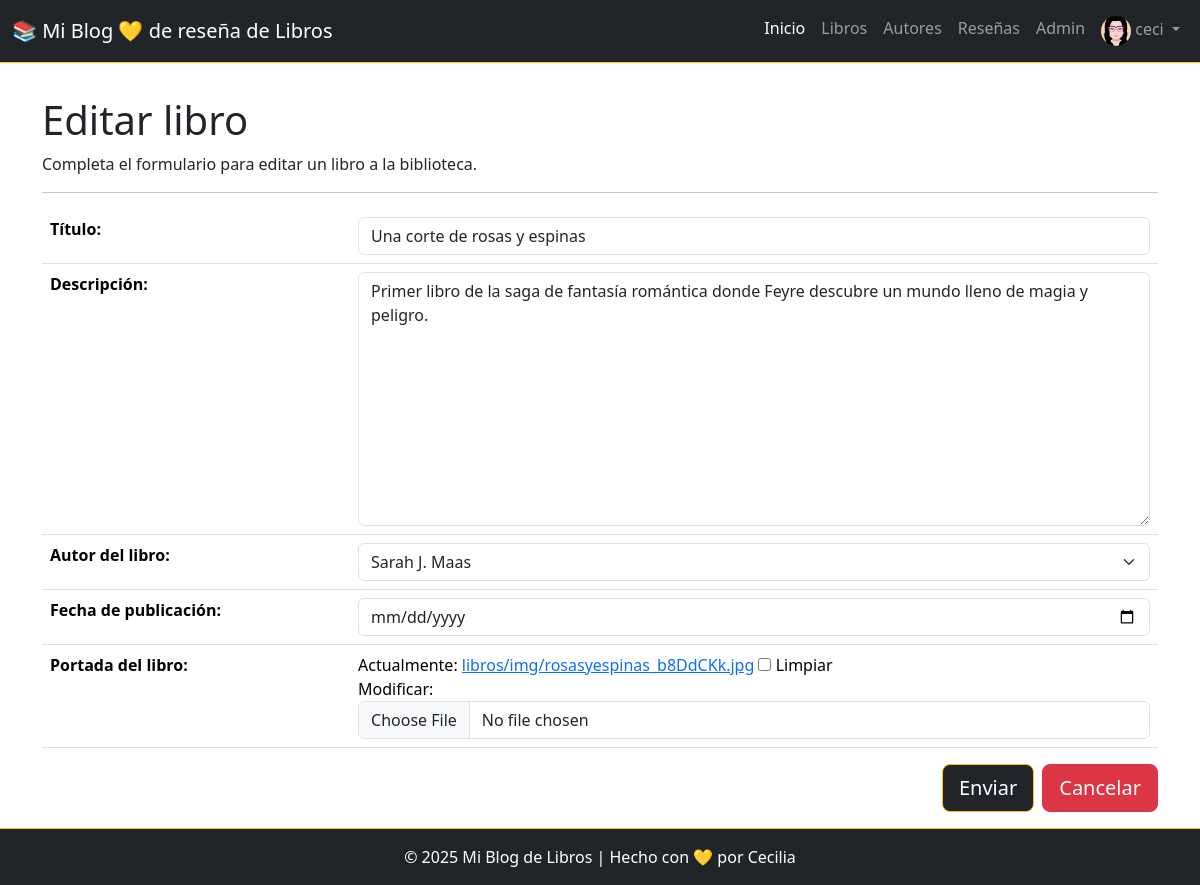
Page /libros/libros/update/3/ (signed in) on the committed database.
### libros/models.py (models this page shows, shortened)
class Avatar(models.Model):
    user = models.OneToOneField(User, on_delete=models.CASCADE)
    imagen = models.ImageField(upload_to='libros/avatares/', null=True, blank=True)

class Libro(models.Model):
    titulo = models.CharField(max_length=200)
    descripcion = models.TextField()
    autor_libro = models.ForeignKey(AutorLibro, on_delete=models.CASCADE, related_name='libros')
    fecha_publicacion = models.DateField()
    portada = models.ImageField(upload_to='libros/img/', blank=True, null=True)

### libros/views.py (the view, shortened to what this page needs)
# urls.py: path('libros/update/<int:pk>/', views.LibrosUpdateView.as_view(), name='libros_update'), # Vista para editar un libro
class LibrosUpdateView(UpdateView):
    model = Libro
    form_class = LibroForm
    template_name = 'libros/libros_create.html'
    success_url = reverse_lazy('libros:post_libros')  # Redirigir a la lista de publicaciones después de actualizar una

### libros/models.py (called while the page is built)
    def __str__(self):
        return self.nombre

### libros/templates/libros/libros_create.html (shortened to what this page needs)
{% extends "libros/base.html" %}
{% block content_title %}
    {% if form.instance.pk %}
        <h1>Editar libro</h1>
    {% else %}
    <h1>Agregar nuevo libro</h1>
    {% endif %}
{% endblock content_title %}
{% block content %}
    {% if form.instance.pk %}
        <p>Completa el formulario para editar un libro a la biblioteca.</p>
    {% else %}
        <p>Completa el formulario para agregar un nuevo libro a la biblioteca.</p>
    {% endif %}
<hr>
<form method="post" enctype="multipart/form-data">
    <div class="mb-3">
        <table class="table">
            {{ form.as_table }}
        </table>
    </div>
    <div class="d-flex justify-content-end mb-3">
        <button type="submit" class="btn btn-dark btn-lg me-2 border border-1 border-warning">Enviar</button>
        <a href="{% url 'libros:post_libros' %}" class="btn btn-danger btn-lg">Cancelar</a>
    </div>
</form>
{% endblock %}

### libros/templates/libros/base.html (shortened to what this page needs)
<!DOCTYPE html>
<html lang="es">
<head>
  <link href="https://cdn.jsdelivr.net/npm/bootstrap@5.3.3/dist/css/bootstrap.min.css" rel="stylesheet" />
  <link rel="stylesheet" href="https://cdnjs.cloudflare.com/ajax/libs/font-awesome/6.7.2/css/all.min.css"
 />
</head>
<body>
  <nav class="navbar navbar-expand-lg navbar-dark bg-dark fixed-top border-bottom border-bottom border-warning">
    <div class="container-fluid">
      <a class="navbar-brand" href="{% url 'index' %}">📚 Mi Blog 💛 de reseña de Libros</a>
      <div class="collapse navbar-collapse" id="navbarNav">
        <ul class="navbar-nav ms-auto">
          <li class="nav-item">
            <a class="nav-link active" href="{% url 'index' %}">Inicio</a>
          </li>
          <li class="nav-item">
            <a class="nav-link" href="{% url 'libros:post_libros' %}">Libros</a>
          </li>
          <li class="nav-item">
            <a class="nav-link" href="{% url 'libros:post_autores' %}">Autores</a>
          </li>
          <li class="nav-item">
            <a class="nav-link" href="{% url 'libros:post_resenas' %}">Reseñas</a>
          </li>
          <li class="nav-item">
            <a class="nav-link" href="/admin/">Admin</a>
          </li>
          {% if user.is_authenticated %}
            <li class="nav-item dropdown">
              <a class="nav-link dropdown-toggle" href="#" id="navbarDropdown" role="button" data-bs-toggle="dropdown"
                aria-expanded="false">
                {% if user.avatar.imagen %}
                  <img src="{{ user.avatar.imagen.url }}" alt="Avatar" class="rounded-circle" width="30" height="30">
                {% endif %} {{ user.username }}
              </a>
            </li>
          {% endif %}
        </ul>
      </div>
    </div>
  </nav>
  <main class="container mt-5 pt-5">
    {% block content_title %}{% endblock content_title %}
    {% block content %}{% endblock %}
  </main>
  <footer class="bg-dark text-white text-center py-3 mt-auto border-top border-top border-warning">
    <div class="container">
      <p class="mb-0">© 2025 Mi Blog de Libros | Hecho con 💛 por <a href="https://www.linkedin.com/in/cecilia-perdomo/"
          style="text-decoration: none; color: white;">Cecilia</a></p>
    </div>
  </footer>
</body>
</html>

### libros/templates/libros/base.html (style rules this page uses)
body { display: flex; min-height: 100vh; flex-direction: column; }
main { flex: 1; }

### rows in the picture
Libro: titulo "Una corte de rosas y espinas", descripcion "Primer libro de la saga de fantasía romántica donde Feyre descubre un mundo lleno de magia y peligro.", autor_libro "Sarah J. Maas"

### other values in the picture
{{ user.username }} "ceci"
